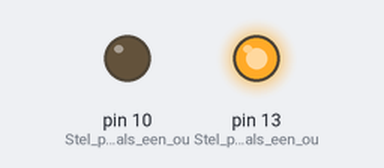
Recording of a sketch running on a simulated Arduino Uno, built with avr-gcc and run on an emulated ATmega328P. Parts: output pins drawn as LEDs (lit = HIGH).

Above: at 1.0 s.
At 5.0 s:
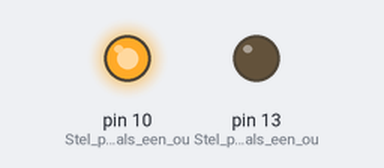
At 7.0 s:
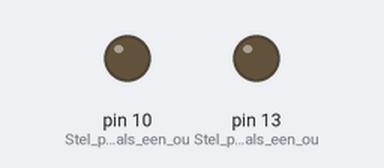
Timing chart, 0 to 10.4 s (numbered marks = the images above):
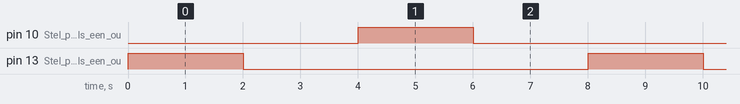

Measured:
- by itself, pin 10 (Stel_pin_10_in_als_een_ou), pin 13 (Stel_pin_13_in_als_een_ou): alternates HIGH for 2.0 s and LOW for 6.0 s
- by itself, everything shown: repeats every 8.0 s, in 4 steps

The sketch:

Sketch_Opdracht1.ino
```cpp
// Auteur: AlexChulo
// Bron: https://brightspace.avans.nl/
// Dit programma laat twee LED's knipperen die zijn aangesloten op pin 13 en pin 10 afwisselend met een vertraging van 2 seconden.

// De setup functie wordt één keer uitgevoerd wanneer de microcontroller wordt opgestart of gereset.
void setup() {
  pinMode(13, OUTPUT);  // Stel pin 13 in als een output pin
  pinMode(10, OUTPUT);  // Stel pin 10 in als een output pin
}

// De loop functie wordt herhaaldelijk uitgevoerd nadat setup is voltooid.
void loop() {
  digitalWrite(13, HIGH);  // Zet de LED aangesloten op pin 13 aan
  delay(2000);             // Wacht 2 seconden
  digitalWrite(13, LOW);   // Zet de LED aangesloten op pin 13 uit
  delay(2000);             // Wacht 2 seconden

  digitalWrite(10, HIGH);  // Zet de LED aangesloten op pin 10 aan
  delay(2000);             // Wacht 2 seconden
  digitalWrite(10, LOW);   // Zet de LED aangesloten op pin 10 uit
  delay(2000);             // Wacht 2 seconden
}
```
